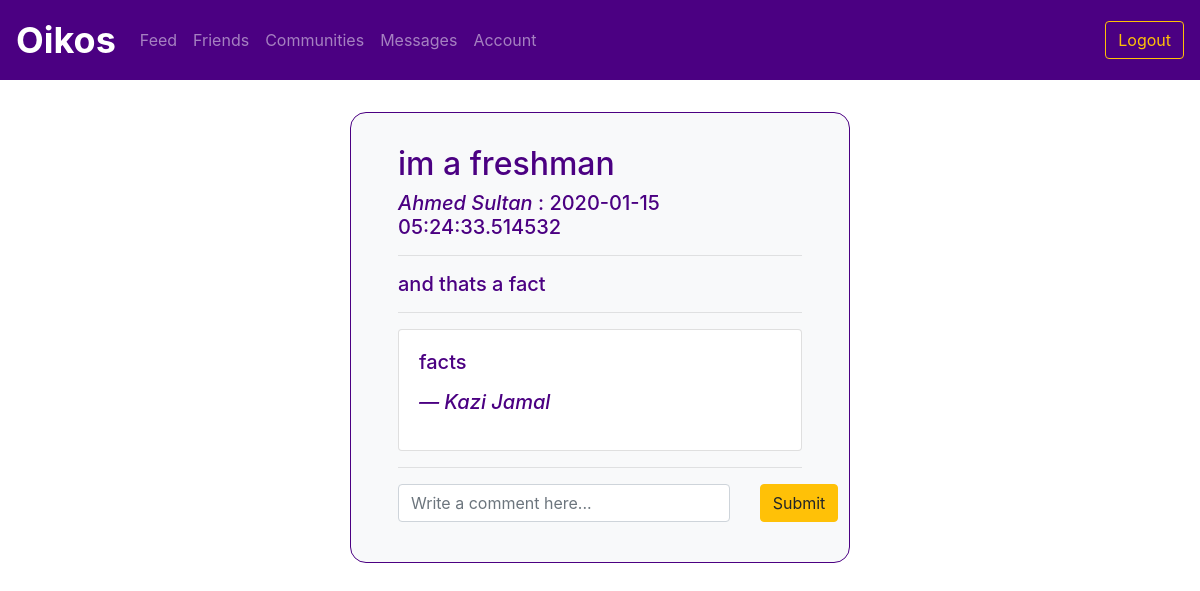
/post/4 (signed in), run on an earlier commit of the app's database.
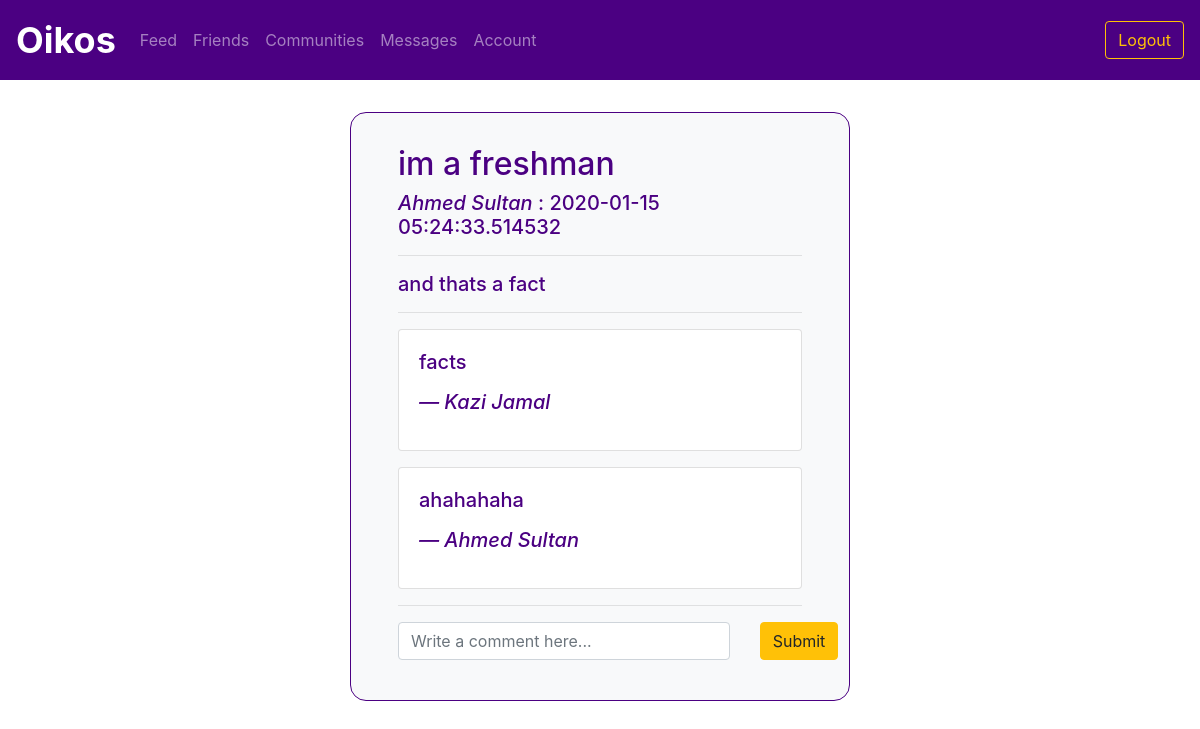
And on a later commit of the database.
### utl/models.py (models this page shows)
class Post(db.Model):
    postID = db.Column(db.Integer, primary_key=True)
    communityID = db.Column(db.Integer, nullable=True)
    userID = db.Column(db.Integer, nullable=False)
    title = db.Column(db.Text, nullable=False)
    content = db.Column(db.Text, nullable=False)
    timestamp = db.Column(db.DateTime, nullable=False, default=datetime.utcnow)

class User(db.Model):
    userID = db.Column(db.Integer, primary_key=True)
    email = db.Column(db.Text, unique=True, nullable=False)
    password = db.Column(db.Text, nullable=False)
    firstName = db.Column(db.Text, nullable=False)
    lastName = db.Column(db.Text, nullable=False)
    displayName = db.Column(db.Text, nullable=False)
    grade = db.Column(db.Text, nullable=False)

class Comment(db.Model):
    commentID = db.Column(db.Integer, primary_key=True)
    postID = db.Column(db.Integer, nullable=False)
    userID = db.Column(db.Integer, nullable=False)
    content = db.Column(db.Text, nullable=False)
    timestamp = db.Column(db.DateTime, nullable=False, default=datetime.utcnow)

### app.py (the view)
@app.route("/post/<postID>")
@login_required
def viewpost(postID):
    post = postsfunctions.getPost(postID)
    creator = postsfunctions.getCreator(postID)
    comment_data = commentsfunctions.getComments(postID)
    comments = {}
    for comment in comment_data:
        comments[comment] = usersfunctions.getUser(comment.userID)
    return render_template("post.html", post=post, creator=creator, comments=comments)

### app.py (called while the page is built)
def login_required(f):
    @wraps(f)
    def decorated_function(*args, **kwargs):
        if "userID" not in session:
            return redirect(url_for('login'))
        return f(*args, **kwargs)
    return decorated_function

### utl/comments.py (called while the page is built)
def getComments(postID):
    comments = Comment.query.filter_by(postID=postID).order_by(Comment.timestamp.asc()).all()
    return comments

### utl/posts.py (called while the page is built)
def getPost(postID):
    post = Post.query.filter_by(postID=postID).first()
    return post

def getCreator(postID):
    post = Post.query.filter_by(postID=postID).first()
    userID = post.userID
    user = User.query.filter_by(userID=userID).first()
    return user

### utl/users.py (called while the page is built)
def getUser(userID):
    user = User.query.filter_by(userID=userID).first()
    return user

### templates/post.html (shortened to what this page needs)
{% extends "logbase.html" %}
{% block body %}
    <div class="container col-md-5 bg-light border border-primary" style="padding: 2em; margin-top: 5vh; border-radius: 1em;">
        <div class="col">
            <h2>{{ post.title }}</h2>
            <h5> <i>{{ creator.displayName }}</i> : {{ post.timestamp }}<h5>
            <hr>
            <p>{{ post.content }}</p>
            <hr>
            {% if not comments %}
            <p>No comments.</p>
            {% else %}
            {% for comment in comments %}
            <div class="card my-3">
                <div class="card-body">
                    <p>{{ comment.content }}</p>
                    <p><i>— {{ comments[comment].displayName }}</i></p>
                </div>
            </div>
            {% endfor %}
            {% endif %}
            <hr>
            <form action="/writecomment/{{ post.postID }}" method="POST">
                <div class="row">
                    <div class="col-md-10">
                        <input name="content" type="text" class="form-control" id="content" aria-describedby="content" placeholder="Write a comment here...">
                    </div>
                    <div class="col-md-1">
                        <button type="submit" class="btn btn-warning">Submit</button>
                    </div>
                </div>
            </form>
        </div>
    </div>
{% endblock %}

### templates/logbase.html
{% extends "base.html" %}
{% block profile %}
<li class="nav-item">
    <a class="nav-item nav-link" href="/feed">Feed</a></li>
<li class="nav-item">
    <a class="nav-item nav-link" href="/friends">Friends</a></li>
<li class="nav-item">
    <a class="nav-item nav-link" href="/communities">Communities</a></li>
<li class="nav-item">
    <a class="nav-item nav-link" href="/messages">Messages</a></li>
<li class="nav-item">
    <a class="nav-item nav-link" href="/me">Account</a></li>
{% endblock %}
{% block loginoptions %}
<form class="form-inline my-2 my-lg-0" action="/logout">
    <button class="btn btn-outline-warning my-2 my-sm-0" type="submit">Logout</button>
</form>
{% endblock %}

### templates/base.html (shortened to what this page needs)
<!DOCTYPE html>
  <html>
  <head>
    <link rel="stylesheet" href="https://stackpath.bootstrapcdn.com/bootstrap/4.4.1/css/bootstrap.min.css"
>
    <link rel="stylesheet" href="{{ url_for('static', filename='css/style.css') }}">
  </head>
  <body>
      <header>
        <nav class="navbar fixed-top navbar-expand-lg navbar-dark bg-primary">
        <a class="navbar-brand" href="/dashboard"><b>Oikos</b></a>
        <div class="collapse navbar-collapse" id="navbarContent">
          <ul class="navbar-nav mr-auto">
            {% block profile %}{% endblock %}
          </ul>
          {% block loginoptions %} {% endblock %}
        </div>
    </nav>
    <br>
    <br>
    <br>
</header>
    {% block body %} {% endblock %}
  </body>
</html>

### static/css/style.css (style rules this page uses)
.bg-primary { background-color: indigo !important; }
.border-primary { color: indigo !important; }
.nav-item { color: white; }
.navbar .navbar-brand { font-size: 36px; }
.border-primary { border-color: indigo !important; }

What changed in the data, as far as the page shows it:
added Comment: content "ahahahaha", {{ comments[comment].displayName }} "Ahmed Sultan"
